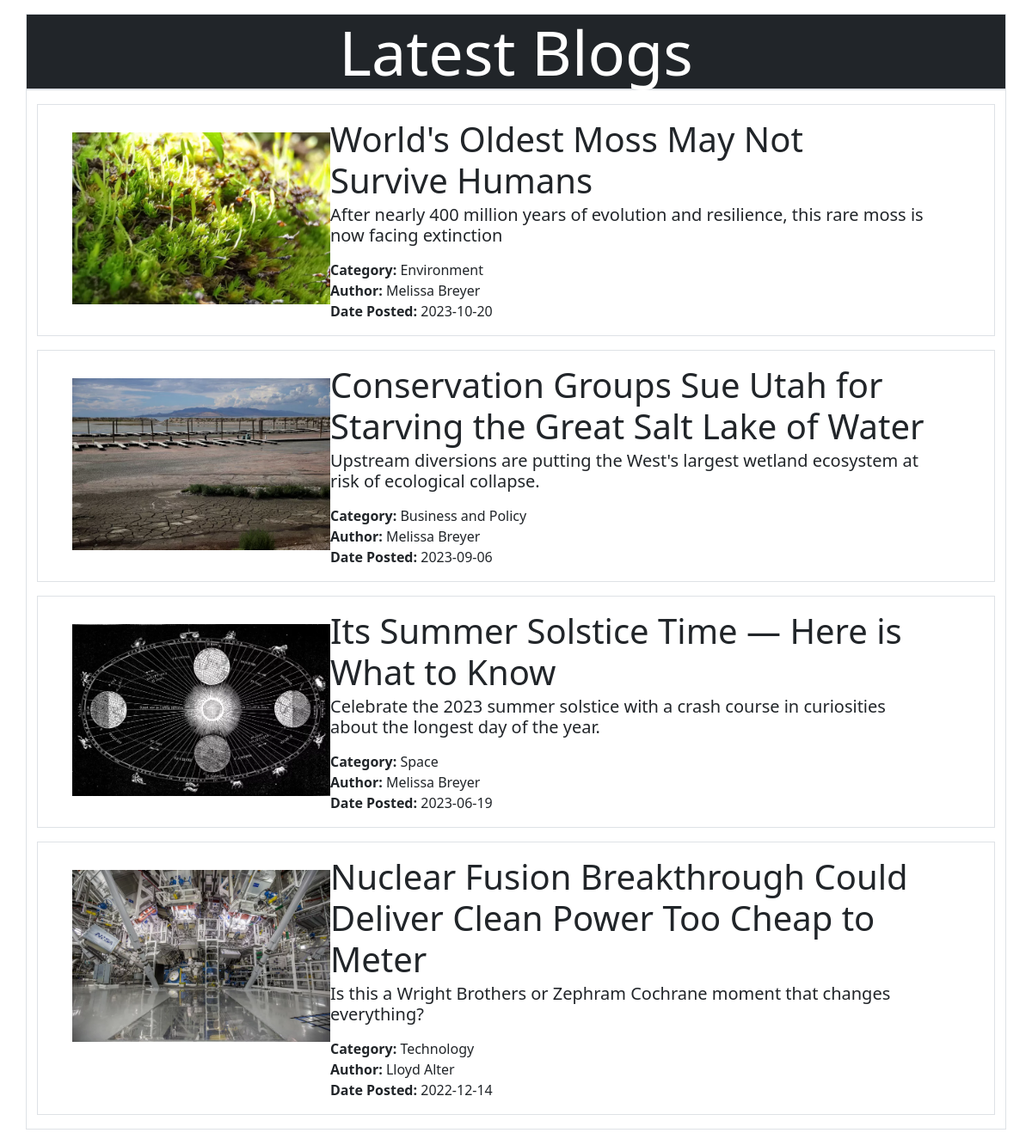
The app's page /Blogspot/index.php/blog with its own data.
### tables this page shows
CREATE TABLE `blog` (
  `id` int NOT NULL AUTO_INCREMENT,
  `title` varchar(255) NOT NULL,
  `description` text,
  `content` text,
  `category` varchar(50) DEFAULT NULL,
  `author` varchar(100) DEFAULT NULL,
  `image` varchar(255) DEFAULT NULL,
  `date` date DEFAULT NULL,
  PRIMARY KEY (`id`)
);

### Blogspot/application/controllers/Blog.php (called while the page is built, shortened)
<?php
class Blog extends CI_Controller
{
    public function index()
    {
        $this->load->model('BlogModel');
        $data['blogs'] = $this->BlogModel->get_all_blogs();
        $this->load->view('blog/index', $data);
    }
}

### Blogspot/index.php (called while the page is built, shortened)
<?php
require_once BASEPATH.'core/CodeIgniter.php';

### Blogspot/application/models/BlogModel.php (called while the page is built, shortened)
<?php
class BlogModel extends CI_Model
{
    public function get_all_blogs()
    {
        $query = $this->db->get('blog');
        return $query->result_array();
    }
}

### Blogspot/application/views/blog/index.php (the view, shortened to what this page needs)
<!DOCTYPE html>
<html lang="en">
<head>
    <link href="https://cdn.jsdelivr.net/npm/bootstrap@5.3.2/dist/css/bootstrap.min.css" rel="stylesheet">
</head>
<body>
    <div class="container mt-3 bg-dark text-center text-white border display-2">
        Latest Blogs
    </div>
    <div class="container mb-3 border">
        <?php
        foreach ($blogs as $row) {
            $id = $row['id'];
            $title = $row['title'];
            $description = $row['description'];
            $category = $row['category'];
            $author = $row['author'];
            $image = $row['image'];
            $date = $row['date'];
            echo <<<HTML
            <a href="http://localhost/blogspot/index.php/blog/single_blog?id=$id" class="text-decoration-none text-dark">
                <div class="container mt-3 mb-3 border">
                    <div class="row m-3">
                        <div class="col-3 pt-3"><img src="http://localhost/blogspot/assets/img/$image" alt="$image" width="300px" height="200px"></div>
                        <div class="col-9 px-5">
                            <div class="display-6">$title</div>
                            <div class="h5 pt-1">$description</i></div>
                            <div class="pt-2">
                                <div><b>Category:</b> $category</div>
                                <div><b>Author:</b> $author</div>
                                <div><b>Date Posted:</b> $date</div>
                            </div>
                        </div>
                    </div>
                </div>
            </a>
        HTML;
        }
        ?>
    </div>
</body>
</html>

### Blogspot/application/views/blog/index.php (style rules this page uses)
body { font-family: 'Courier New', monospace; }

### records on screen
blog: image (picture), title "World's Oldest Moss May Not Survive Humans", description "After nearly 400 million years of evolution and resilience, this rare moss is now facing extinction", category "Environment", author "Melissa Breyer", date "2023-10-20"
blog: image (picture), title "Conservation Groups Sue Utah for Starving the Great Salt Lake of Water", description "Upstream diversions are putting the West's largest wetland ecosystem at risk of ecological collapse.", category "Business and Policy", author "Melissa Breyer", date "2023-09-06"
blog: image (picture), title "Its Summer Solstice Time — Here is What to Know", description "Celebrate the 2023 summer solstice with a crash course in curiosities about the longest day of the year.", category "Space", author "Melissa Breyer", date "2023-06-19"
blog: image (picture), title "Nuclear Fusion Breakthrough Could Deliver Clean Power Too Cheap to Meter", description "Is this a Wright Brothers or Zephram Cochrane moment that changes everything?", category "Technology", author "Lloyd Alter", date "2022-12-14"
